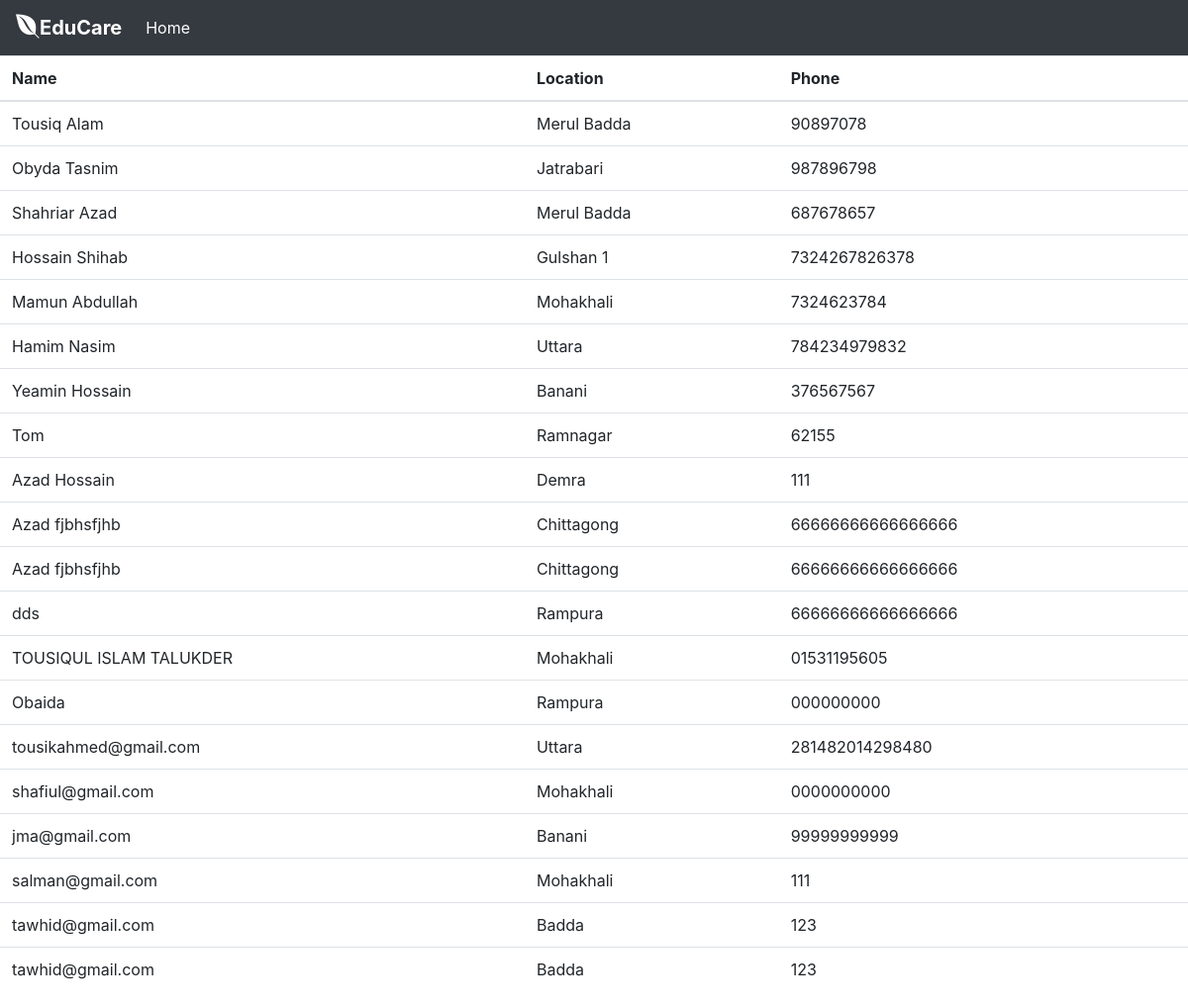
The app's page /available with its own data.
### system/models.py (models this page shows, shortened)
class Data(models.Model):
    name = models.CharField(max_length=100)
    location = models.CharField(max_length=100)
    phone = models.CharField(max_length=20)

### system/views.py (the view)
# urls.py: path('available',available,name="available"),
def available(request):
    if 'q' in request.GET:
        q = request.GET['q']
        data = Data.objects.filter(location__icontains=q)
    else:
        data = Data.objects.all()
    context = {
        'data':data
    }
    return render(request, "available.html",context)

### system/templates/available.html (shortened to what this page needs)
{% load static %}
<link rel="stylesheet" href="https://cdn.jsdelivr.net/npm/bootstrap@4.6.2/dist/css/bootstrap.min.css">
<link rel="stylesheet" href="{% static 'css/mystyle.css' %}">
<link rel="stylesheet" href="https://cdnjs.cloudflare.com/ajax/libs/font-awesome/4.7.0/css/font-awesome.min.css">
<nav class="navbar navbar-expand-md bg-dark navbar-dark">
    <a class="navbar-brand" href="#"><i style="font-size:24px" class="fa">&#xf299;</i>EduCare</a>
    <div class="collapse navbar-collapse" id="collapsibleNavbar">
      <ul class="navbar-nav">
        <li class="nav-item">
          <a class="nav-link" href="{% url 't_home' %}">Home</a>
        </li>
      </ul>
    </div>
  </nav>
<table class="table">
    <thead>
      <tr>
        <th scope="col">Name</th>
        <th scope="col">Location</th>
        <th scope="col">Phone</th>
      </tr>
    </thead>
    <tbody>
        {% for data in data %}
      <tr>
        <td>{{ data.name }}</td>
        <td>{{ data.location }}</td>
        <td>{{ data.phone }}</td>
      </tr>
        {% endfor %}
    </tbody>
  </table>

### system/static/css/mystyle.css (style rules this page uses)
.nav-link { color: white !important; }
.navbar-brand { font-weight: bold; }

### records on screen
Data: name "Tousiq Alam", location "Merul Badda", phone "90897078"
Data: name "Obyda Tasnim", location "Jatrabari", phone "987896798"
Data: name "Shahriar Azad", location "Merul Badda", phone "687678657"
Data: name "Hossain Shihab", location "Gulshan 1", phone "7324267826378"
Data: name "Mamun Abdullah", location "Mohakhali", phone "7324623784"
Data: name "Hamim Nasim", location "Uttara", phone "784234979832"
Data: name "Yeamin Hossain", location "Banani", phone "376567567"
Data: name "Tom", location "Ramnagar", phone "62155"
Data: name "Azad Hossain", location "Demra", phone "111"
Data: name "Azad fjbhsfjhb", location "Chittagong", phone "66666666666666666"
Data: name "Azad fjbhsfjhb", location "Chittagong", phone "66666666666666666"
Data: name "dds", location "Rampura", phone "66666666666666666"
Data: name "TOUSIQUL ISLAM TALUKDER", location "Mohakhali", phone "01531195605"
Data: name "Obaida", location "Rampura", phone "000000000"
Data: name "tousikahmed@gmail.com", location "Uttara", phone "281482014298480"
Data: name "shafiul@gmail.com", location "Mohakhali", phone "0000000000"
Data: name "jma@gmail.com", location "Banani", phone "99999999999"
Data: name "salman@gmail.com", location "Mohakhali", phone "111"
Data: name "tawhid@gmail.com", location "Badda", phone "123"
Data: name "tawhid@gmail.com", location "Badda", phone "123"
